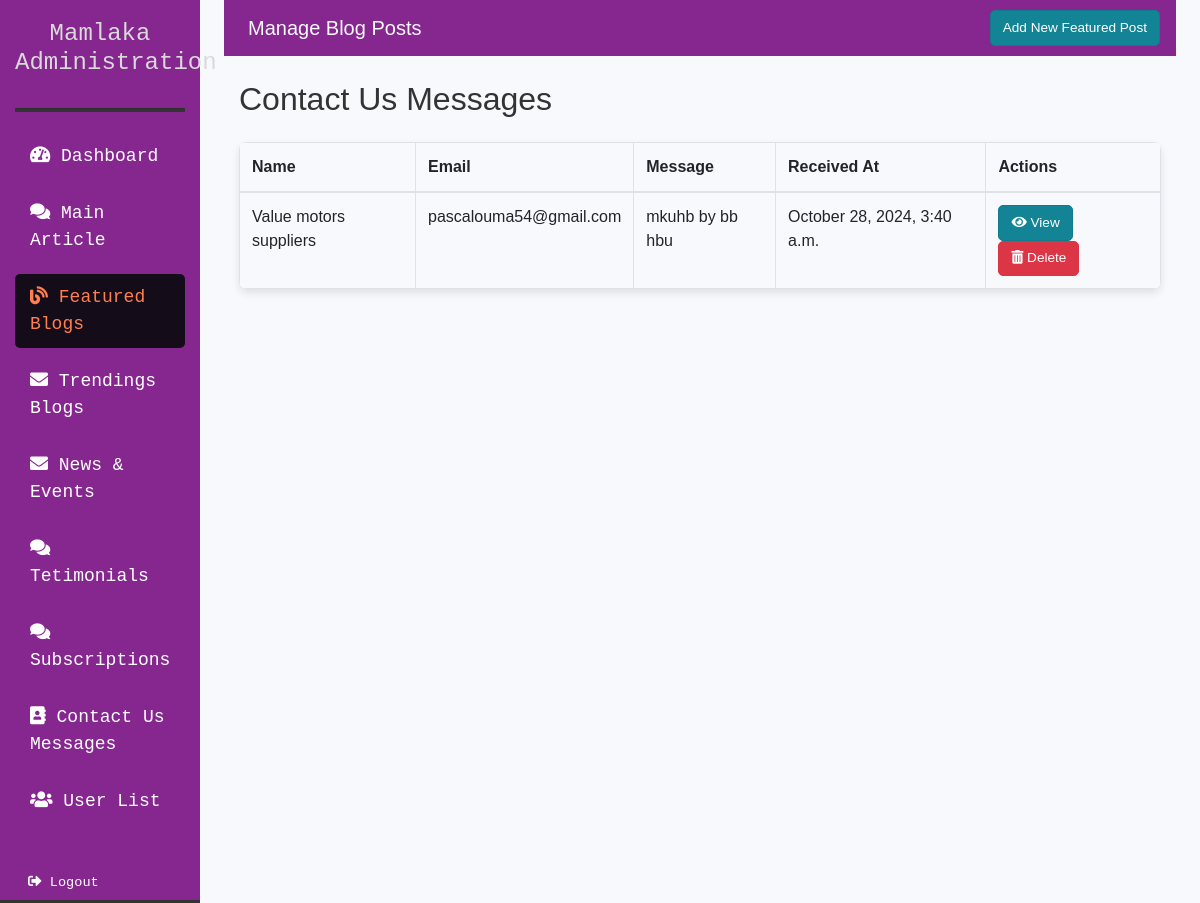
Screenshot of /contact-us/ (signed in) with the database file from the repository.
### blog/models.py (models this page shows, shortened)
class ContactUs(models.Model):
    name = models.CharField(max_length=100)
    email = models.EmailField()
    message = models.TextField()
    created_at = models.DateTimeField(auto_now_add=True)

### blog/template_views.py (the view)
# urls.py: path('contact-us/', template_views.contact_us_list, name='contact_us_list'),
@login_required
def contact_us_list(request):
    messages = ContactUs.objects.all().order_by('-created_at')
    return render(request, 'contact_us_list.html', {'messages': messages})

### templates/contact_us_list.html
{% extends "base.html" %}
{% block content %}
<div class="container mt-4">
    <h2 class="mb-4">Contact Us Messages</h2>
    <div class="table-responsive">
        <table class="table table-bordered table-hover">
            <thead>
                <tr>
                    <th>Name</th>
                    <th>Email</th>
                    <th>Message</th>
                    <th>Received At</th>
                    <th>Actions</th>
                </tr>
            </thead>
            <tbody>
                {% for message in messages %}
                <tr>
                    <td>{{ message.name }}</td>
                    <td>{{ message.email }}</td>
                    <td>{{ message.message|slice:":50" }}{% if message.message|length > 50 %}...{% endif %}</td>
                    <td>{{ message.created_at|date:"F j, Y, g:i a" }}</td>
                    <td>
                        <a href="{% url 'contact_us_detail' message.id %}" class="btn btn-info btn-sm">
                            <i class="fas fa-eye"></i> View
                        </a>
                        <a href="{% url 'contact_us_delete' message.id %}" class="btn btn-danger btn-sm">
                            <i class="fas fa-trash-alt"></i> Delete
                        </a>
                    </td>
                </tr>
                {% empty %}
                <tr>
                    <td colspan="5" class="text-center">No messages found</td>
                </tr>
                {% endfor %}
            </tbody>
        </table>
    </div>
</div>
{% endblock %}

### templates/base.html (style rules this page uses)
.btn-info { background-color: #138496; border-color: #117a8b; box-shadow: 2px solid #333; }
body { background-color: #f7f9fc; color: #333; font-family: Arial, sans-serif; }
a.btn-info { background-color: #138496; border-color: #117a8b; }
.table-responsive { border-radius: 8px; overflow: hidden; box-shadow: 0 4px 8px rgba(0, 0, 0, 0.1); }
.table { margin-bottom: 0; }
.btn { font-size: 0.85rem; transition: all 0.3s ease; border-radius: 5px; }
.btn-sm { padding: 0.4rem 0.75rem; }

### rows the page displays
ContactUs: name "Value motors suppliers", email "pascalouma54@gmail.com", message "mkuhb by bb hbu", created_at "October 28, 2024, 3:40 a.m."
